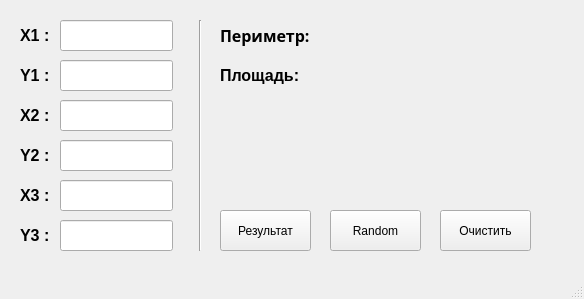
<?xml version="1.0" encoding="UTF-8"?>
<ui version="4.0">
 <class>MainWindow</class>
 <widget class="QMainWindow" name="MainWindow">
  <property name="geometry">
   <rect>
    <x>0</x>
    <y>0</y>
    <width>584</width>
    <height>299</height>
   </rect>
  </property>
  <property name="windowTitle">
   <string>MainWindow</string>
  </property>
  <widget class="QWidget" name="centralwidget">
   <widget class="QPushButton" name="pushButton_res">
    <property name="geometry">
     <rect>
      <x>220</x>
      <y>210</y>
      <width>91</width>
      <height>41</height>
     </rect>
    </property>
    <property name="text">
     <string>Результат</string>
    </property>
   </widget>
   <widget class="QPushButton" name="pushButton_clear">
    <property name="geometry">
     <rect>
      <x>440</x>
      <y>210</y>
      <width>91</width>
      <height>41</height>
     </rect>
    </property>
    <property name="text">
     <string>Очистить</string>
    </property>
   </widget>
   <widget class="QPushButton" name="Random">
    <property name="geometry">
     <rect>
      <x>330</x>
      <y>210</y>
      <width>91</width>
      <height>41</height>
     </rect>
    </property>
    <property name="text">
     <string>Random</string>
    </property>
   </widget>
   <widget class="QLabel" name="label">
    <property name="geometry">
     <rect>
      <x>20</x>
      <y>20</y>
      <width>41</width>
      <height>31</height>
     </rect>
    </property>
    <property name="font">
     <font>
      <family>Segoe UI</family>
      <pointsize>12</pointsize>
      <bold>true</bold>
     </font>
    </property>
    <property name="text">
     <string>X1 :</string>
    </property>
   </widget>
   <widget class="QLabel" name="label_2">
    <property name="geometry">
     <rect>
      <x>20</x>
      <y>60</y>
      <width>41</width>
      <height>31</height>
     </rect>
    </property>
    <property name="font">
     <font>
      <pointsize>12</pointsize>
      <bold>true</bold>
     </font>
    </property>
    <property name="text">
     <string>Y1 :</string>
    </property>
   </widget>
   <widget class="QLabel" name="label_5">
    <property name="geometry">
     <rect>
      <x>20</x>
      <y>100</y>
      <width>41</width>
      <height>31</height>
     </rect>
    </property>
    <property name="font">
     <font>
      <pointsize>12</pointsize>
      <bold>true</bold>
     </font>
    </property>
    <property name="text">
     <string>X2 :</string>
    </property>
   </widget>
   <widget class="QLabel" name="label_6">
    <property name="geometry">
     <rect>
      <x>20</x>
      <y>180</y>
      <width>41</width>
      <height>31</height>
     </rect>
    </property>
    <property name="font">
     <font>
      <pointsize>12</pointsize>
      <bold>true</bold>
     </font>
    </property>
    <property name="text">
     <string>X3 :</string>
    </property>
   </widget>
   <widget class="QLabel" name="label_7">
    <property name="geometry">
     <rect>
      <x>20</x>
      <y>140</y>
      <width>41</width>
      <height>31</height>
     </rect>
    </property>
    <property name="font">
     <font>
      <pointsize>12</pointsize>
      <bold>true</bold>
     </font>
    </property>
    <property name="text">
     <string>Y2 :</string>
    </property>
   </widget>
   <widget class="QLabel" name="label_8">
    <property name="geometry">
     <rect>
      <x>20</x>
      <y>220</y>
      <width>41</width>
      <height>31</height>
     </rect>
    </property>
    <property name="font">
     <font>
      <pointsize>12</pointsize>
      <bold>true</bold>
     </font>
    </property>
    <property name="text">
     <string>Y3 :</string>
    </property>
   </widget>
   <widget class="QLineEdit" name="lineEdit_x1">
    <property name="geometry">
     <rect>
      <x>60</x>
      <y>20</y>
      <width>113</width>
      <height>31</height>
     </rect>
    </property>
    <property name="font">
     <font>
      <pointsize>12</pointsize>
     </font>
    </property>
   </widget>
   <widget class="QLineEdit" name="lineEdit_y1">
    <property name="geometry">
     <rect>
      <x>60</x>
      <y>60</y>
      <width>113</width>
      <height>31</height>
     </rect>
    </property>
    <property name="font">
     <font>
      <pointsize>12</pointsize>
     </font>
    </property>
   </widget>
   <widget class="QLineEdit" name="lineEdit_x2">
    <property name="geometry">
     <rect>
      <x>60</x>
      <y>100</y>
      <width>113</width>
      <height>31</height>
     </rect>
    </property>
    <property name="font">
     <font>
      <pointsize>12</pointsize>
     </font>
    </property>
   </widget>
   <widget class="QLineEdit" name="lineEdit_y2">
    <property name="geometry">
     <rect>
      <x>60</x>
      <y>140</y>
      <width>113</width>
      <height>31</height>
     </rect>
    </property>
    <property name="font">
     <font>
      <pointsize>12</pointsize>
     </font>
    </property>
   </widget>
   <widget class="QLineEdit" name="lineEdit_x3">
    <property name="geometry">
     <rect>
      <x>60</x>
      <y>180</y>
      <width>113</width>
      <height>31</height>
     </rect>
    </property>
    <property name="font">
     <font>
      <pointsize>12</pointsize>
     </font>
    </property>
   </widget>
   <widget class="QLineEdit" name="lineEdit_y3">
    <property name="geometry">
     <rect>
      <x>60</x>
      <y>220</y>
      <width>113</width>
      <height>31</height>
     </rect>
    </property>
    <property name="font">
     <font>
      <pointsize>12</pointsize>
     </font>
    </property>
   </widget>
   <widget class="Line" name="line">
    <property name="geometry">
     <rect>
      <x>190</x>
      <y>20</y>
      <width>20</width>
      <height>231</height>
     </rect>
    </property>
    <property name="orientation">
     <enum>Qt::Vertical</enum>
    </property>
   </widget>
   <widget class="QLabel" name="label_9">
    <property name="geometry">
     <rect>
      <x>220</x>
      <y>20</y>
      <width>111</width>
      <height>31</height>
     </rect>
    </property>
    <property name="font">
     <font>
      <family>Arial Black</family>
      <pointsize>12</pointsize>
      <bold>true</bold>
     </font>
    </property>
    <property name="text">
     <string>Периметр: </string>
    </property>
   </widget>
   <widget class="QLabel" name="label_10">
    <property name="geometry">
     <rect>
      <x>220</x>
      <y>60</y>
      <width>111</width>
      <height>31</height>
     </rect>
    </property>
    <property name="font">
     <font>
      <pointsize>12</pointsize>
      <bold>true</bold>
     </font>
    </property>
    <property name="text">
     <string>Площадь: </string>
    </property>
   </widget>
   <widget class="QLabel" name="label_PArea">
    <property name="geometry">
     <rect>
      <x>330</x>
      <y>20</y>
      <width>241</width>
      <height>31</height>
     </rect>
    </property>
    <property name="font">
     <font>
      <pointsize>12</pointsize>
     </font>
    </property>
    <property name="text">
     <string/>
    </property>
   </widget>
   <widget class="QLabel" name="label_SArea">
    <property name="geometry">
     <rect>
      <x>330</x>
      <y>60</y>
      <width>241</width>
      <height>31</height>
     </rect>
    </property>
    <property name="font">
     <font>
      <pointsize>12</pointsize>
     </font>
    </property>
    <property name="text">
     <string/>
    </property>
   </widget>
   <widget class="QLabel" name="label_Error">
    <property name="geometry">
     <rect>
      <x>220</x>
      <y>100</y>
      <width>351</width>
      <height>31</height>
     </rect>
    </property>
    <property name="palette">
     <palette>
      <active>
       <colorrole role="WindowText">
        <brush brushstyle="SolidPattern">
         <color alpha="255">
          <red>255</red>
          <green>0</green>
          <blue>0</blue>
         </color>
        </brush>
       </colorrole>
       <colorrole role="Button">
        <brush brushstyle="SolidPattern">
         <color alpha="255">
          <red>240</red>
          <green>240</green>
          <blue>240</blue>
         </color>
        </brush>
       </colorrole>
       <colorrole role="Light">
        <brush brushstyle="SolidPattern">
         <color alpha="255">
          <red>255</red>
          <green>255</green>
          <blue>255</blue>
         </color>
        </brush>
       </colorrole>
       <colorrole role="Midlight">
        <brush brushstyle="SolidPattern">
         <color alpha="255">
          <red>227</red>
          <green>227</green>
          <blue>227</blue>
         </color>
        </brush>
       </colorrole>
       <colorrole role="Dark">
        <brush brushstyle="SolidPattern">
         <color alpha="255">
          <red>160</red>
          <green>160</green>
          <blue>160</blue>
         </color>
        </brush>
       </colorrole>
       <colorrole role="Mid">
        <brush brushstyle="SolidPattern">
         <color alpha="255">
          <red>160</red>
          <green>160</green>
          <blue>160</blue>
         </color>
        </brush>
       </colorrole>
       <colorrole role="Text">
        <brush brushstyle="SolidPattern">
         <color alpha="255">
          <red>0</red>
          <green>0</green>
          <blue>0</blue>
         </color>
        </brush>
       </colorrole>
       <colorrole role="BrightText">
        <brush brushstyle="SolidPattern">
         <color alpha="255">
          <red>255</red>
          <green>255</green>
          <blue>255</blue>
         </color>
        </brush>
       </colorrole>
       <colorrole role="ButtonText">
        <brush brushstyle="SolidPattern">
         <color alpha="255">
          <red>0</red>
          <green>0</green>
          <blue>0</blue>
         </color>
        </brush>
       </colorrole>
       <colorrole role="Base">
        <brush brushstyle="SolidPattern">
         <color alpha="255">
          <red>255</red>
          <green>255</green>
          <blue>255</blue>
         </color>
        </brush>
       </colorrole>
       <colorrole role="Window">
        <brush brushstyle="SolidPattern">
         <color alpha="255">
          <red>240</red>
          <green>240</green>
          <blue>240</blue>
         </color>
        </brush>
       </colorrole>
       <colorrole role="Shadow">
        <brush brushstyle="SolidPattern">
         <color alpha="255">
          <red>105</red>
          <green>105</green>
          <blue>105</blue>
         </color>
        </brush>
       </colorrole>
       <colorrole role="Highlight">
        <brush brushstyle="SolidPattern">
         <color alpha="255">
          <red>0</red>
          <green>120</green>
          <blue>215</blue>
         </color>
        </brush>
       </colorrole>
       <colorrole role="HighlightedText">
        <brush brushstyle="SolidPattern">
         <color alpha="255">
          <red>255</red>
          <green>255</green>
          <blue>255</blue>
         </color>
        </brush>
       </colorrole>
       <colorrole role="Link">
        <brush brushstyle="SolidPattern">
         <color alpha="255">
          <red>0</red>
          <green>0</green>
          <blue>255</blue>
         </color>
        </brush>
       </colorrole>
       <colorrole role="LinkVisited">
        <brush brushstyle="SolidPattern">
         <color alpha="255">
          <red>255</red>
          <green>0</green>
          <blue>255</blue>
         </color>
        </brush>
       </colorrole>
       <colorrole role="AlternateBase">
        <brush brushstyle="SolidPattern">
         <color alpha="255">
          <red>245</red>
          <green>245</green>
          <blue>245</blue>
         </color>
        </brush>
       </colorrole>
       <colorrole role="NoRole">
        <brush brushstyle="NoBrush">
         <color alpha="255">
          <red>0</red>
          <green>0</green>
          <blue>0</blue>
         </color>
        </brush>
       </colorrole>
       <colorrole role="ToolTipBase">
        <brush brushstyle="SolidPattern">
         <color alpha="255">
          <red>255</red>
          <green>255</green>
          <blue>220</blue>
         </color>
        </brush>
       </colorrole>
       <colorrole role="ToolTipText">
        <brush brushstyle="SolidPattern">
         <color alpha="255">
          <red>0</red>
          <green>0</green>
          <blue>0</blue>
         </color>
        </brush>
       </colorrole>
       <colorrole role="PlaceholderText">
        <brush brushstyle="SolidPattern">
         <color alpha="128">
          <red>0</red>
          <green>0</green>
          <blue>0</blue>
         </color>
        </brush>
       </colorrole>
      </active>
      <inactive>
       <colorrole role="WindowText">
        <brush brushstyle="SolidPattern">
         <color alpha="255">
          <red>0</red>
          <green>0</green>
          <blue>0</blue>
         </color>
        </brush>
       </colorrole>
       <colorrole role="Button">
        <brush brushstyle="SolidPattern">
         <color alpha="255">
          <red>240</red>
          <green>240</green>
          <blue>240</blue>
         </color>
        </brush>
       </colorrole>
       <colorrole role="Light">
        <brush brushstyle="SolidPattern">
         <color alpha="255">
          <red>255</red>
          <green>255</green>
          <blue>255</blue>
         </color>
        </brush>
       </colorrole>
       <colorrole role="Midlight">
        <brush brushstyle="SolidPattern">
         <color alpha="255">
          <red>227</red>
          <green>227</green>
          <blue>227</blue>
         </color>
        </brush>
       </colorrole>
       <colorrole role="Dark">
        <brush brushstyle="SolidPattern">
         <color alpha="255">
          <red>160</red>
          <green>160</green>
          <blue>160</blue>
         </color>
        </brush>
       </colorrole>
       <colorrole role="Mid">
        <brush brushstyle="SolidPattern">
         <color alpha="255">
          <red>160</red>
          <green>160</green>
          <blue>160</blue>
         </color>
        </brush>
       </colorrole>
       <colorrole role="Text">
        <brush brushstyle="SolidPattern">
         <color alpha="255">
          <red>0</red>
          <green>0</green>
          <blue>0</blue>
         </color>
        </brush>
       </colorrole>
       <colorrole role="BrightText">
        <brush brushstyle="SolidPattern">
         <color alpha="255">
          <red>255</red>
          <green>255</green>
          <blue>255</blue>
         </color>
        </brush>
       </colorrole>
       <colorrole role="ButtonText">
        <brush brushstyle="SolidPattern">
         <color alpha="255">
          <red>0</red>
          <green>0</green>
          <blue>0</blue>
         </color>
        </brush>
       </colorrole>
       <colorrole role="Base">
        <brush brushstyle="SolidPattern">
         <color alpha="255">
          <red>255</red>
          <green>255</green>
          <blue>255</blue>
         </color>
        </brush>
       </colorrole>
       <colorrole role="Window">
        <brush brushstyle="SolidPattern">
         <color alpha="255">
          <red>240</red>
          <green>240</green>
          <blue>240</blue>
         </color>
        </brush>
       </colorrole>
       <colorrole role="Shadow">
        <brush brushstyle="SolidPattern">
         <color alpha="255">
          <red>105</red>
          <green>105</green>
          <blue>105</blue>
         </color>
        </brush>
       </colorrole>
       <colorrole role="Highlight">
        <brush brushstyle="SolidPattern">
         <color alpha="255">
          <red>240</red>
          <green>240</green>
          <blue>240</blue>
         </color>
        </brush>
       </colorrole>
       <colorrole role="HighlightedText">
        <brush brushstyle="SolidPattern">
         <color alpha="255">
          <red>0</red>
          <green>0</green>
          <blue>0</blue>
         </color>
        </brush>
       </colorrole>
       <colorrole role="Link">
        <brush brushstyle="SolidPattern">
         <color alpha="255">
          <red>0</red>
          <green>0</green>
          <blue>255</blue>
         </color>
        </brush>
       </colorrole>
       <colorrole role="LinkVisited">
        <brush brushstyle="SolidPattern">
         <color alpha="255">
          <red>255</red>
          <green>0</green>
          <blue>255</blue>
         </color>
        </brush>
       </colorrole>
       <colorrole role="AlternateBase">
        <brush brushstyle="SolidPattern">
         <color alpha="255">
          <red>245</red>
          <green>245</green>
          <blue>245</blue>
         </color>
        </brush>
       </colorrole>
       <colorrole role="NoRole">
        <brush brushstyle="NoBrush">
         <color alpha="255">
          <red>0</red>
          <green>0</green>
          <blue>0</blue>
         </color>
        </brush>
       </colorrole>
       <colorrole role="ToolTipBase">
        <brush brushstyle="SolidPattern">
         <color alpha="255">
          <red>255</red>
          <green>255</green>
          <blue>220</blue>
         </color>
        </brush>
       </colorrole>
       <colorrole role="ToolTipText">
        <brush brushstyle="SolidPattern">
         <color alpha="255">
          <red>0</red>
          <green>0</green>
          <blue>0</blue>
         </color>
        </brush>
       </colorrole>
       <colorrole role="PlaceholderText">
        <brush brushstyle="SolidPattern">
         <color alpha="128">
          <red>0</red>
          <green>0</green>
          <blue>0</blue>
         </color>
        </brush>
       </colorrole>
      </inactive>
      <disabled>
       <colorrole role="WindowText">
        <brush brushstyle="SolidPattern">
         <color alpha="255">
          <red>120</red>
          <green>120</green>
          <blue>120</blue>
         </color>
        </brush>
       </colorrole>
       <colorrole role="Button">
        <brush brushstyle="SolidPattern">
         <color alpha="255">
          <red>240</red>
          <green>240</green>
          <blue>240</blue>
         </color>
        </brush>
       </colorrole>
       <colorrole role="Light">
        <brush brushstyle="SolidPattern">
         <color alpha="255">
          <red>255</red>
          <green>255</green>
          <blue>255</blue>
         </color>
        </brush>
       </colorrole>
       <colorrole role="Midlight">
        <brush brushstyle="SolidPattern">
         <color alpha="255">
          <red>247</red>
          <green>247</green>
          <blue>247</blue>
         </color>
        </brush>
       </colorrole>
       <colorrole role="Dark">
        <brush brushstyle="SolidPattern">
         <color alpha="255">
          <red>160</red>
          <green>160</green>
          <blue>160</blue>
         </color>
        </brush>
       </colorrole>
       <colorrole role="Mid">
        <brush brushstyle="SolidPattern">
         <color alpha="255">
          <red>160</red>
          <green>160</green>
          <blue>160</blue>
         </color>
        </brush>
       </colorrole>
       <colorrole role="Text">
        <brush brushstyle="SolidPattern">
         <color alpha="255">
          <red>120</red>
          <green>120</green>
          <blue>120</blue>
         </color>
        </brush>
       </colorrole>
       <colorrole role="BrightText">
        <brush brushstyle="SolidPattern">
         <color alpha="255">
          <red>255</red>
          <green>255</green>
          <blue>255</blue>
         </color>
        </brush>
       </colorrole>
       <colorrole role="ButtonText">
        <brush brushstyle="SolidPattern">
         <color alpha="255">
          <red>120</red>
          <green>120</green>
          <blue>120</blue>
         </color>
        </brush>
       </colorrole>
       <colorrole role="Base">
        <brush brushstyle="SolidPattern">
         <color alpha="255">
          <red>240</red>
          <green>240</green>
          <blue>240</blue>
         </color>
        </brush>
       </colorrole>
       <colorrole role="Window">
        <brush brushstyle="SolidPattern">
         <color alpha="255">
          <red>240</red>
          <green>240</green>
          <blue>240</blue>
         </color>
        </brush>
       </colorrole>
       <colorrole role="Shadow">
        <brush brushstyle="SolidPattern">
         <color alpha="255">
          <red>0</red>
          <green>0</green>
          <blue>0</blue>
         </color>
        </brush>
       </colorrole>
       <colorrole role="Highlight">
        <brush brushstyle="SolidPattern">
         <color alpha="255">
          <red>0</red>
          <green>120</green>
          <blue>215</blue>
         </color>
        </brush>
       </colorrole>
       <colorrole role="HighlightedText">
        <brush brushstyle="SolidPattern">
         <color alpha="255">
          <red>255</red>
          <green>255</green>
          <blue>255</blue>
         </color>
        </brush>
       </colorrole>
       <colorrole role="Link">
        <brush brushstyle="SolidPattern">
         <color alpha="255">
          <red>0</red>
          <green>0</green>
          <blue>255</blue>
         </color>
        </brush>
       </colorrole>
       <colorrole role="LinkVisited">
        <brush brushstyle="SolidPattern">
         <color alpha="255">
          <red>255</red>
          <green>0</green>
          <blue>255</blue>
         </color>
        </brush>
       </colorrole>
       <colorrole role="AlternateBase">
        <brush brushstyle="SolidPattern">
         <color alpha="255">
          <red>245</red>
          <green>245</green>
          <blue>245</blue>
         </color>
        </brush>
       </colorrole>
       <colorrole role="NoRole">
        <brush brushstyle="NoBrush">
         <color alpha="255">
          <red>0</red>
          <green>0</green>
          <blue>0</blue>
         </color>
        </brush>
       </colorrole>
       <colorrole role="ToolTipBase">
        <brush brushstyle="SolidPattern">
         <color alpha="255">
          <red>255</red>
          <green>255</green>
          <blue>220</blue>
         </color>
        </brush>
       </colorrole>
       <colorrole role="ToolTipText">
        <brush brushstyle="SolidPattern">
         <color alpha="255">
          <red>0</red>
          <green>0</green>
          <blue>0</blue>
         </color>
        </brush>
       </colorrole>
       <colorrole role="PlaceholderText">
        <brush brushstyle="SolidPattern">
         <color alpha="128">
          <red>0</red>
          <green>0</green>
          <blue>0</blue>
         </color>
        </brush>
       </colorrole>
      </disabled>
     </palette>
    </property>
    <property name="font">
     <font>
      <pointsize>12</pointsize>
      <bold>true</bold>
     </font>
    </property>
    <property name="text">
     <string/>
    </property>
   </widget>
  </widget>
  <widget class="QMenuBar" name="menubar">
   <property name="geometry">
    <rect>
     <x>0</x>
     <y>0</y>
     <width>584</width>
     <height>21</height>
    </rect>
   </property>
  </widget>
  <widget class="QStatusBar" name="statusbar"/>
 </widget>
 <resources/>
 <connections/>
</ui>
